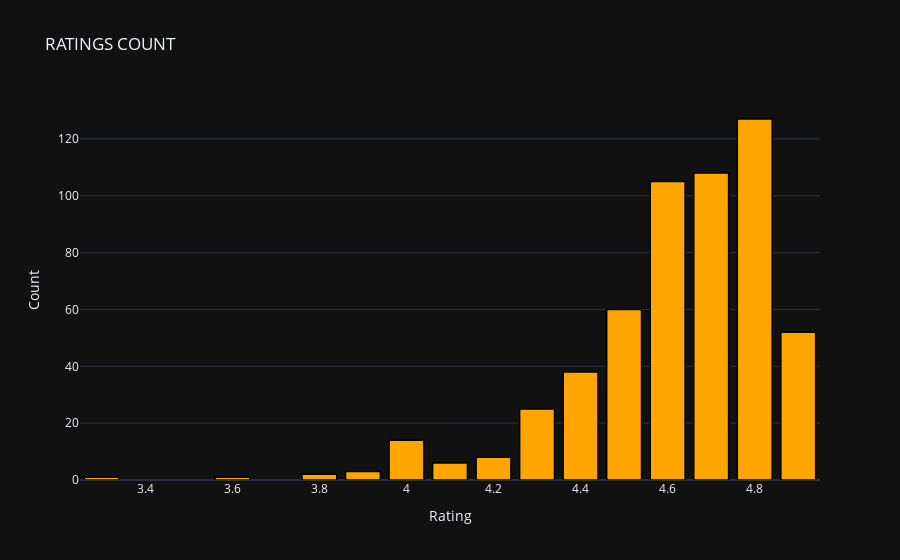

Source (notebook cell):
### Code cell
temp_df=df['User Rating'].value_counts().reset_index()

trace1 = go.Bar(
                x = temp_df['index'],
                y = temp_df['User Rating'],
                marker = dict(color = 'rgb(255,165,0)',
                              line=dict(color='rgb(0,0,0)',width=1.5)))
layout = go.Layout(template= "plotly_dark",title = 'RATINGS COUNT' , xaxis = dict(title = 'Rating'), yaxis = dict(title = 'Count'))
fig = go.Figure(data = [trace1], layout = layout)
fig.show()

### Figure 1 — Plotly figure (JSON) as saved in the notebook; plotly's stock layout.template omitted (floating-point values rounded to 4 significant figures)
{"data": [{"marker": {"color": "rgb(255,165,0)", "line": {"color": "rgb(0,0,0)", "width": 1.5}}, "type": "bar", "x": [4.8, 4.7, 4.6, 4.5, 4.9, 4.4, 4.3, 4, 4.2, 4.1, 3.9, 3.8, 3.3, 3.6], "y": [127, 108, 105, 60, 52, 38, 25, 14, 8, 6, 3, 2, 1, 1]}], "layout": {"title": {"text": "RATINGS COUNT"}, "xaxis": {"title": {"text": "Rating"}}, "yaxis": {"title": {"text": "Count"}}}}
